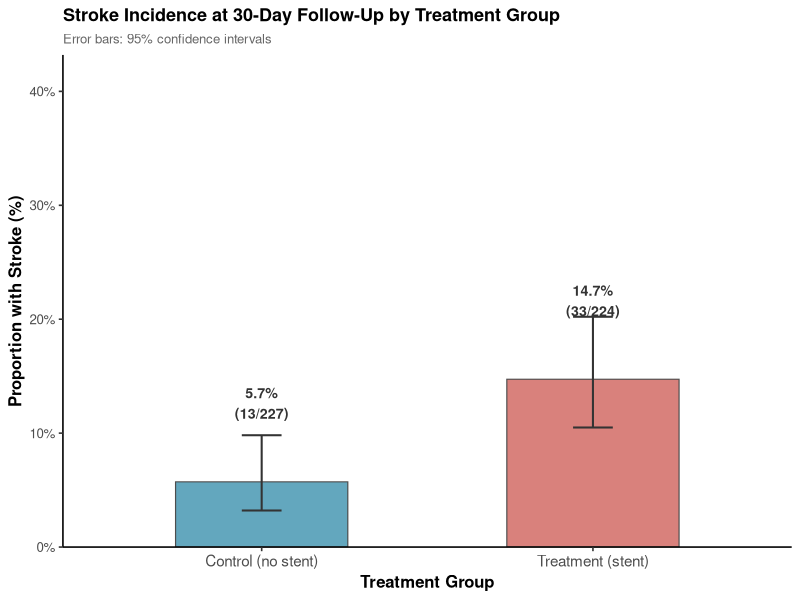

Generate this figure with R:
## ---- chunk 1
knitr::opts_chunk$set(
  echo      = TRUE,
  message   = FALSE,
  warning   = FALSE,
  fig.align = "center",
  fig.width = 7,
  fig.height = 5,
  out.width = "90%"
)
## ---- chunk 2
# Load required libraries
library(tidyverse)
library(knitr)
library(kableExtra)
library(epitools)
library(scales)
library(gridExtra)
library(patchwork)

# Read data
stent_raw <- read.table(
  "Data/stent.txt",
  header           = TRUE,
  sep              = "",
  stringsAsFactors = FALSE
)

cat("Dimensions:", nrow(stent_raw), "rows x", ncol(stent_raw), "columns\n\n")

head(stent_raw, 5) |>
  kable(
    caption  = "First rows of the raw stent dataset.",
    booktabs = TRUE
  ) |>
  kable_styling(font_size = 10, position = "center")
## ---- chunk 3
stent_raw <- stent_raw |>
  rename(
    patient_id      = V1,   # unique patient identifier
    treatment_group = V2,   # 1 = control, 2 = stent
    outcome_30d     = V3,   # stroke at 30 days (0 = no, 1 = yes)
    outcome_365d    = V4    # stroke at 365 days (0 = no, 1 = yes)
  )

cat("Updated variable names:\n")
names(stent_raw)
## ---- chunk 4
stent <- stent_raw |>
  mutate(
    treatment_group = factor(
      treatment_group,
      levels = c(1, 2),
      labels = c("Control (no stent)", "Treatment (stent)")
    ),
    outcome_30d = factor(
      outcome_30d,
      levels = c(0, 1),
      labels = c("No Stroke", "Stroke")
    ),
    outcome_365d = factor(
      outcome_365d,
      levels = c(0, 1),
      labels = c("No Stroke", "Stroke")
    )
  )

str(stent)

cat("\nSample sizes per group:\n")
table(stent$treatment_group)
## ---- chunk 5
tab_30d <- table(
  `Treatment Group` = stent$treatment_group,
  `30-Day Outcome`  = stent$outcome_30d
)

addmargins(tab_30d) |>
  kable(
    caption  = "Frequency table: treatment group vs. outcome at 30-day follow-up.",
    booktabs = TRUE
  ) |>
  kable_styling(font_size = 10, position = "center") |>
  add_header_above(c(" " = 1, "30-Day Stroke Outcome" = 2, " " = 1))

# Row proportions
round(prop.table(tab_30d, margin = 1) * 100, 2) |>
  addmargins() |>
  kable(
    caption  = "Row proportions (%) for 30-day outcome by treatment group.",
    booktabs = TRUE
  ) |>
  kable_styling(font_size = 10, position = "center")
## ---- chunk 6
tab_365d <- table(
  `Treatment Group` = stent$treatment_group,
  `365-Day Outcome` = stent$outcome_365d
)

addmargins(tab_365d) |>
  kable(
    caption  = "Frequency table: treatment group vs. outcome at 365-day follow-up.",
    booktabs = TRUE
  ) |>
  kable_styling(font_size = 10, position = "center") |>
  add_header_above(c(" " = 1, "365-Day Stroke Outcome" = 2, " " = 1))

round(prop.table(tab_30d, margin = 1) * 100, 2) |>
  addmargins() |>
  kable(
    caption  = "Row proportions (%) for 365-day outcome by treatment group.",
    booktabs = TRUE
  ) |>
  kable_styling(font_size = 10, position = "center")
## ---- chunk 7

# Compute proportions and 95% CI per treatment group
prop_30d <- stent |>
  group_by(treatment_group) |>
  summarise(
    n_stroke = sum(outcome_30d == "Stroke"),
    n_total  = n(),
    .groups  = "drop"
  ) |>
  mutate(
    prop     = n_stroke / n_total,
    ci_lower = mapply(function(x, n) prop.test(x, n)$conf.int[1], n_stroke, n_total),
    ci_upper = mapply(function(x, n) prop.test(x, n)$conf.int[2], n_stroke, n_total),
    label    = paste0(scales::percent(prop, accuracy = 0.1),
                      "\n(", n_stroke, "/", n_total, ")")
  )

colores <- c("Control (no stent)" = "#4E9BB5", "Treatment (stent)" = "#D4706A")

ggplot(prop_30d, aes(x = treatment_group, y = prop, fill = treatment_group)) +
  geom_col(width = 0.52, alpha = 0.88, colour = "grey30", linewidth = 0.4) +
  geom_errorbar(aes(ymin = ci_lower, ymax = ci_upper),
                width = 0.12, linewidth = 0.7, colour = "grey20") +
  geom_text(aes(label = label),
            vjust = -2, size = 3.6, fontface = "bold", colour = "grey20") +
  scale_fill_manual(values = colores) +
  scale_y_continuous(
    labels = scales::percent_format(accuracy = 1),
    limits = c(0, 0.40),
    expand = expansion(mult = c(0, 0.08))
  ) +
  labs(
    title    = "Stroke Incidence at 30-Day Follow-Up by Treatment Group",
    subtitle = "Error bars: 95% confidence intervals",
    x        = "Treatment Group",
    y        = "Proportion with Stroke (%)"
  ) +
  theme_classic(base_size = 12) +
  theme(
    plot.title      = element_text(face = "bold", size = 13),
    plot.subtitle   = element_text(size = 9.5, colour = "grey40"),
    legend.position = "none",
    axis.title      = element_text(face = "bold"),
    axis.text.x     = element_text(size = 11)
  )
## ---- chunk 8
# 2x2 contingency table
tab_or <- matrix(
  c(
    sum(stent$treatment_group == "Control (no stent)"  & stent$outcome_30d == "No Stroke"),
    sum(stent$treatment_group == "Control (no stent)"  & stent$outcome_30d == "Stroke"),
    sum(stent$treatment_group == "Treatment (stent)"   & stent$outcome_30d == "No Stroke"),
    sum(stent$treatment_group == "Treatment (stent)"   & stent$outcome_30d == "Stroke")
  ),
  nrow = 2, byrow = TRUE,
  dimnames = list(
    Exposure = c("Control", "Stent"),
    Outcome  = c("No Stroke", "Stroke")
  )
)

cat("2 x 2 contingency table:\n")
print(tab_or)

# Calculate OR (Wald method)
or_result <- oddsratio(tab_or, method = "wald")

or_val <- or_result$measure["Stent", "estimate"]
ci_lo  <- or_result$measure["Stent", "lower"]
ci_hi  <- or_result$measure["Stent", "upper"]
p_chi  <- or_result$p.value["Stent", "chi.square"]

tibble(
  Comparison = "Stent vs. Control",
  OR         = round(or_val, 3),
  CI_lower   = round(ci_lo,  3),
  CI_upper   = round(ci_hi,  3),
  `p-value`  = format(p_chi, digits = 3)
) |>
  kable(
    caption   = "Odds ratio (OR) and 95% CI for stroke at 30-day follow-up in the stent group vs. control group (Wald method).",
    col.names = c("Comparison", "OR", "95% CI Lower", "95% CI Upper", "p-value"),
    booktabs  = TRUE
  ) |>
  kable_styling(font_size = 10, position = "center")
